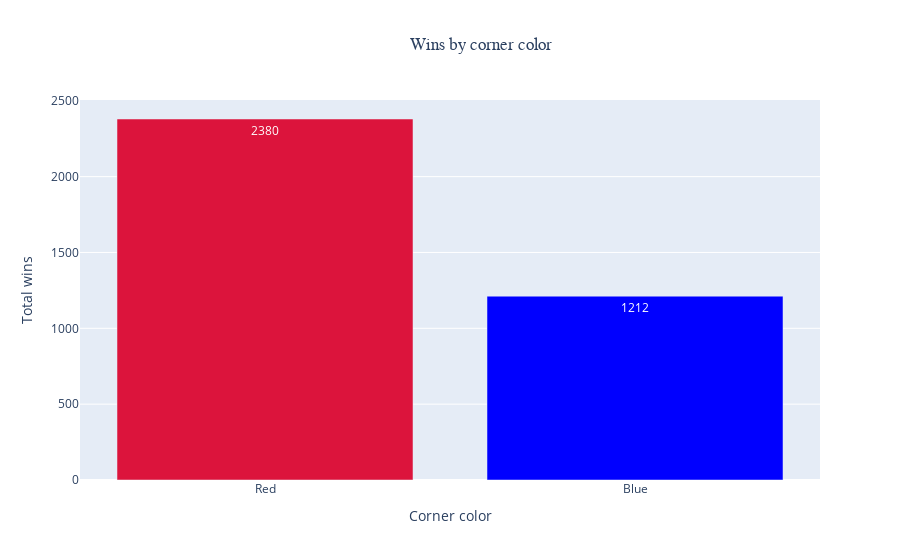

Notebook code for this chart:
### Markdown cell above
From this plot we can observe that Red side has more wins than Blue side, accounting for 66,25% of the total wins

### Code cell
import plotly.express as px
import plotly.graph_objects as go

values = data.Winner.value_counts()
labels = values.index

colors = ['crimson','blue']

fig = go.Figure()

fig.add_trace(go.Bar(
    x=labels,
    y=values,
    name='Wins by corner color',
    marker_color=colors,
    text=values,
    textposition='auto'
))

# Updating the layout
fig.update_layout(title="Wins by corner color")
fig.layout.title.pad.l = 365
fig.layout.title.font.family = 'Raleway'

fig.update_layout(
        showlegend=False,
        yaxis=dict(title='Total wins'),
        xaxis=dict(title='Corner color')
)
fig.show()

### Figure 1 — Plotly figure (JSON) as saved in the notebook; plotly's stock layout.template omitted (floating-point values rounded to 4 significant figures)
{"data": [{"marker": {"color": ["crimson", "blue"]}, "name": "Wins by corner color", "text": [2380, 1212], "textposition": "auto", "type": "bar", "x": ["Red", "Blue"], "y": [2380, 1212]}], "layout": {"showlegend": false, "title": {"font": {"family": "Raleway"}, "pad": {"l": 365}, "text": "Wins by corner color"}, "xaxis": {"title": {"text": "Corner color"}}, "yaxis": {"title": {"text": "Total wins"}}}}
